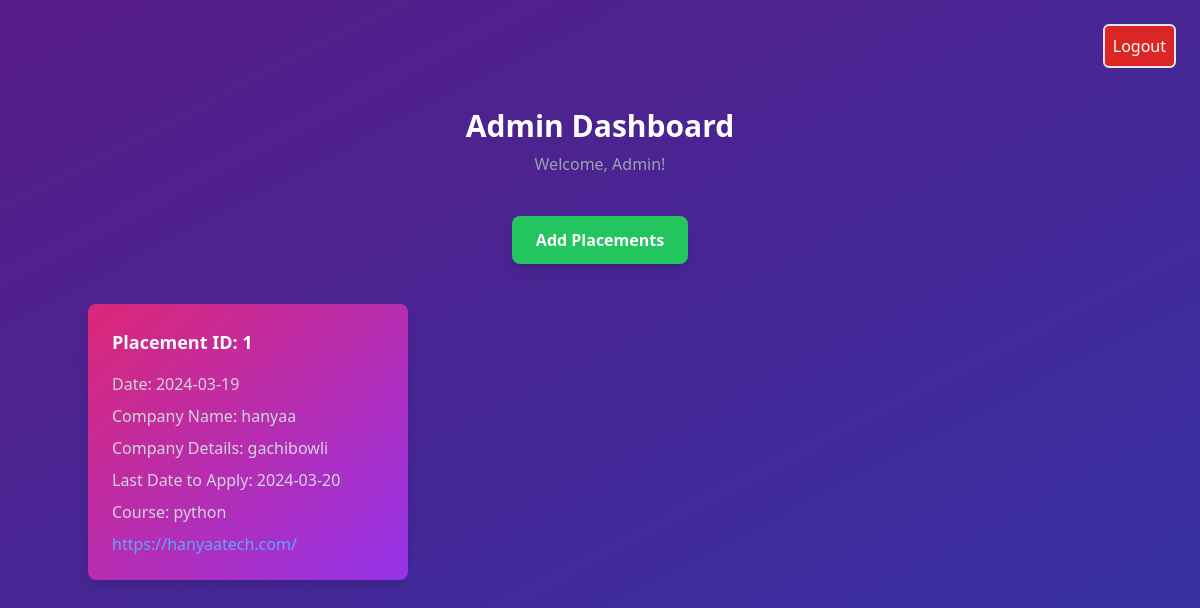
/admin, run on an earlier commit of the app's database.
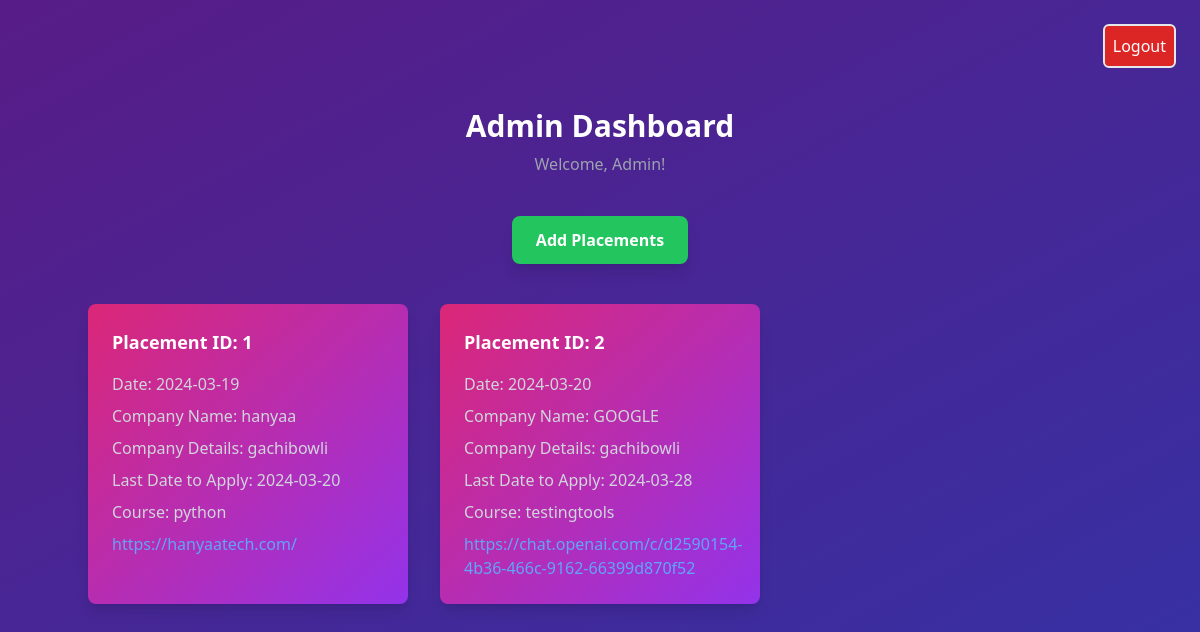
And on a later commit of the database.
### app/models/models.py (models this page shows, shortened)
class placement(db.Model):
    id = db.Column(db.Integer, primary_key=True)
    Date =  db.Column(db.Date, nullable=False)
    placement_company_name = db.Column(db.String(255), nullable=False)
    company_details=db.Column(db.String(600), nullable=False)
    last_date_to_apply = db.Column(db.Date, nullable=False)
    course = db.Column(db.String(64), nullable=False)
    link = db.Column(db.String(400), nullable=False)

### app/routes/main.py (the view)
@main_bp.route("/admin")
def admin():
    new_placement = placement.query.all()
    return render_template('admin.html', new_placement=new_placement)

### app/templates/admin.html (shortened to what this page needs)
<!DOCTYPE html>
<html lang="en">
<head>
    <script src="https://cdn.tailwindcss.com"></script>
</head>
<body class="bg-gradient-to-br from-purple-900 to-indigo-800 text-white font-sans">
    <div class="flex justify-end mr-6 mt-6">
        <a href="/" class='border-2 p-2 bg-red-600 text-white rounded-md hover:bg-red-700 transition duration-300'>Logout</a>
    </div>
    <div class="container mx-auto py-10">
        <div class="text-center mb-10">
            <h1 class="text-3xl font-bold">Admin Dashboard</h1>
            <p class="mt-2 text-gray-400">Welcome, Admin!</p>
        </div>
        <div class="text-center">
            <a href="/placements" class="inline-block px-6 py-3 bg-green-500 text-white font-semibold rounded-lg shadow-lg hover:bg-green-600 transition duration-300 transform hover:translate-y-1">Add Placements</a>
        </div>
        <div class="mt-10 grid grid-cols-1 sm:grid-cols-2 md:grid-cols-3 gap-8 text-white">
            {% for placement in new_placement %}
            <div class="bg-gradient-to-br from-pink-600 to-purple-600 rounded-lg shadow-lg p-6 transform hover:scale-105 transition duration-300">
                <p class="text-lg font-semibold mb-4">Placement ID: {{ placement.id }}</p>
                <p class="text-gray-300 mb-2">Date: {{ placement.Date }}</p>
                <p class="text-gray-300 mb-2">Company Name: {{ placement.placement_company_name }}</p>
                <p class="text-gray-300 mb-2">Company Details: {{ placement.company_details }}</p>
                <p class="text-gray-300 mb-2">Last Date to Apply: {{ placement.last_date_to_apply }}</p>
                <p class="text-gray-300 mb-2">Course: {{ placement.course }}</p>
                <a href="{{ placement.link }}" class="text-blue-400 hover:text-blue-300 transition duration-300">{{ placement.link }}</a>
            </div>
            {% endfor %}
        </div>
    </div>
</body>
</html>

What changed in the data, as far as the page shows it:
added placement: id "2", Date "2024-03-20", placement_company_name "GOOGLE", company_details "gachibowli", last_date_to_apply "2024-03-28", course "testingtools", link "https://chat.openai.com/c/d2590154-4b36-466c-9162-66399d870f52"
